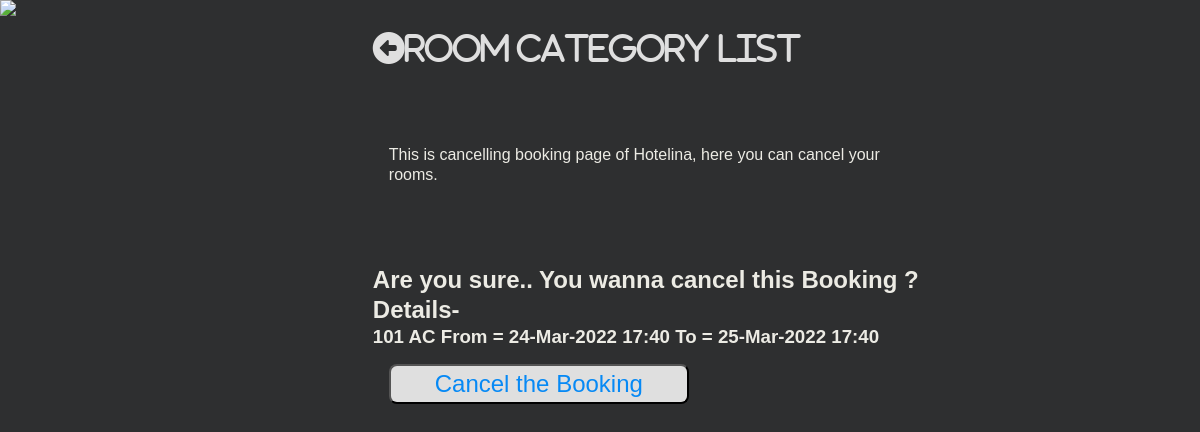
Page /booking/cancel/7 on the committed database.
### hotel/models.py (models this page shows, shortened)
class Booking(models.Model):
    user = models.ForeignKey(settings.AUTH_USER_MODEL, on_delete=models.CASCADE)
    room = models.ForeignKey(Room, on_delete=models.CASCADE)
    check_in = models.DateTimeField()
    check_out = models.DateTimeField()
    def __str__(self):
        return f'From = {self.check_in.strftime("%d-%b-%Y %H:%M")} To = {self.check_out.strftime("%d-%b-%Y %H:%M")}'
    def get_room_category(self):
        room_categories = dict(self.room.ROOM_CATEGORIES)
        room_category = room_categories.get(self.room.category)
        return room_category

class Room(models.Model):
    ROOM_CATEGORIES=(
        ('YAC', 'AC'),
        ('NAC', 'NON-AC'),
        ('DEL','DELUXE'),
    )
    number = models.IntegerField()
    category = models.CharField(max_length=3, choices=ROOM_CATEGORIES)
    beds = models.IntegerField()
    capacity = models.IntegerField()

### hotel/views.py (the view)
# urls.py: path('booking/cancel/<pk>', CancelBookingView.as_view(), name='CancelBookingView'),
class CancelBookingView(DeleteView):
    model = Booking
    template_name = 'booking_cancel_view.html'
    success_url = reverse_lazy('hotel:BookingListView')

### hotel/templates/booking_cancel_view.html (shortened to what this page needs)
{% load static %}
<!DOCTYPE html>
<html lang="en">
<head>
    <link rel="stylesheet" href="{% static 'hotel/detail.css' %}">
</head>
<body>
    <div class="content">
        <div class="image">
            <img
                src="https://images.unsplash.com/photo-1519710164239-da123dc03ef4?ixlib=rb-1.2.1&ixid=eyJhcHBfaWQiOjEyMDd9&auto=format&fit=crop&w=500&q=60">
        </div>
        <div class="room">
            <div class="home">
                <a href="{% url 'hotel:RoomListView' %}"><i class="fas fa-arrow-alt-circle-left">Room Category List</i></a>
            </div>
            <div class="room-info">
                <p>This is cancelling booking page of Hotelina, here you can cancel your rooms. </p>
            </div>
            <form id="booking-form" action="" method="POST">
                <h2>Are you sure.. You wanna cancel this Booking ? Details-</h2>
                <h3>{{booking.room.number}} {{booking.get_room_category}} {{booking}} </h3>
                <div class="input-div">
                    <button type="submit">Cancel the Booking</button>
                </div>
            </form>
        </div>
    </div>
</body>
</html>

### hotel/static/hotel/detail.css (style rules this page uses)
* { padding:0; margin:0; box-sizing: border-box; }
body { background-color: rgb(46, 47, 48); color: rgb(236, 235, 228); font-family: sans-serif; line-height: 1.25; height: 100vh; }
.content { display: flex; flex-direction: row; flex-wrap: wrap; width:100%; justify-content: left; }
.image { flex: 0.3; }
.room { flex:0.5; margin: 2rem; display:flex; text-align: left; align-items: start; flex-direction: column; }
.home { flex: 0.2; }
.room-info { flex: 0.4; margin: 5rem 1rem; }
form { display: flex; flex: 0.4 1 auto; flex-direction: column; }
.image img { flex:1; max-height: 99.2vh; }
i { color:#dfdfdf; font-size: 2rem; }
.input-div { flex: 1 1 auto; margin:1rem; display: flex; flex-direction: column; justify-content: space-between; }
input, button { flex:1; width:300px; border-radius: 0.5rem; line-height: 1.5; font-size: 1.5rem; color: #555; }
button { background-color: #dfdfdf; color:rgb(6, 137, 245); outline:none; }

### rows in the picture
Booking: room.number "101", get_room_category "AC", check_in+check_out "From = 24-Mar-2022 17:40 To = 25-Mar-2022 17:40"
